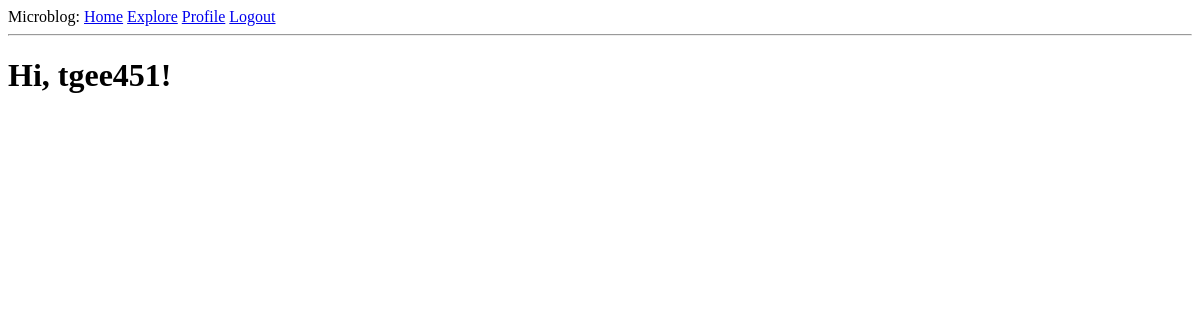
The app's page /explore (signed in), older data.
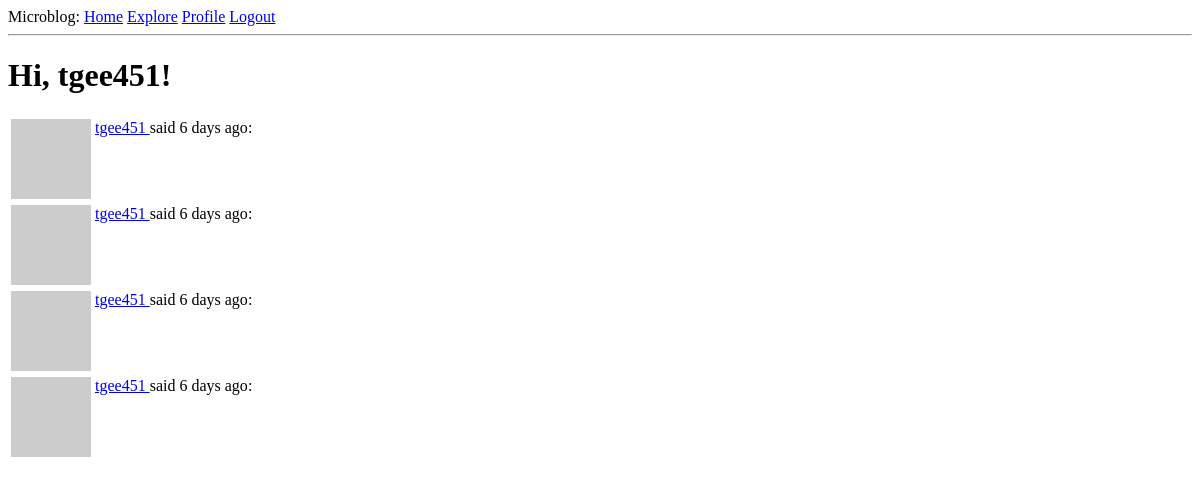
The same page, newer data.
### app/models.py (models this page shows, shortened)
class User(UserMixin, db.Model):
    id = db.Column(db.Integer, primary_key=True)
    username = db.Column(db.String(64), index=True, unique=True)
    email = db.Column(db.String(120), index=True, unique=True)
    password_hash = db.Column(db.String(128))
    posts = db.relationship('Post', backref='author', lazy='dynamic')
    about_me = db.Column(db.String(140))
    last_seen = db.Column(db.DateTime, default=datetime.utcnow)
    followed = db.relationship(
        'User', secondary=followers,
        primaryjoin=(followers.c.follower_id == id),
        secondaryjoin=(followers.c.followed_id == id),
        backref=db.backref('followers', lazy='dynamic'), lazy='dynamic'
    )
    def avatar(self, size):
        digest = md5(self.email.lower().encode('utf-8')).hexdigest()
        return 'https://www.gravatar.com/avatar/{}?d=identicon&s={}'.format(
            digest, size)

class Post(db.Model):
    id = db.Column(db.Integer, primary_key=True)
    body = db.Column(db.String(140))
    timestamp = db.Column(db.DateTime, index=True, default=datetime.utcnow)
    user_id = db.Column(db.Integer, db.ForeignKey('user.id'))

### app/routes.py (the view)
@app.route('/explore')
@login_required
def explore():
    page = request.args.get('page', 1, type=int)
    posts = Post.query.order_by(Post.timestamp.desc()).paginate(
        page, app.config['POSTS_PER_PAGE'], False)
    next_url = url_for('explore', page=posts.next_num) \
        if posts.has_next else None
    prev_url = url_for('explore', page=posts.prev_num) \
        if posts.has_prev else None
    return render_template("index.html", title='Explore', posts=posts.items,
                           next_url=next_url, prev_url=prev_url)

### app/models.py (called while the page is built)
@login.user_loader
def load_user(id):
    return User.query.get(int(id))

### app/routes.py (called while the page is built)
@app.before_request
def before_request():
    if current_user.is_authenticated:
        current_user.last_seen = datetime.utcnow()
        db.session.commit()

### app/templates/index.html (shortened to what this page needs)
{% extends "base.html" %}
{% block content %}
    <h1>Hi, {{ current_user.username }}!</h1>
    {% for post in posts %}
        {% include '_post.html' %}
    {% endfor %}
{% endblock %}

### app/templates/base.html (shortened to what this page needs)
<html>
    <head>
    </head>
    <body>
        <div>
            Microblog:
            <a href="{{ url_for('index') }}">Home</a>
            <a href="{{ url_for('explore') }}">Explore</a>
            {% if current_user.is_anonymous %}
            <a href="{{ url_for('login') }}">Login</a>
            {% else %}
            <a href="{{ url_for('user', username=current_user.username) }}">Profile</a>
            <a href="{{ url_for('logout') }}">Logout</a>
            {% endif %}
        </div>
        <hr>
        {% block content %}{% endblock %}
    </body>
</html>

### app/templates/_post.html
<table>
    <tr valign="top">
        <td><img src="{{ post.author.avatar(36) }}"></td>
        <td>
            <a href="{{ url_for('user', username=post.author.username) }}">
                {{ post.author.username }}
            </a>
            said {{ moment(post.timestamp).fromNow() }}:
        </td>
    </tr>
</table>

Row changes from the older to the newer data that the page shows:
added Post: author.username "tgee451", timestamp "6 days ago"
added Post: author.username "tgee451", timestamp "6 days ago"
added Post: author.username "tgee451", timestamp "6 days ago"
added Post: author.username "tgee451", timestamp "6 days ago"
